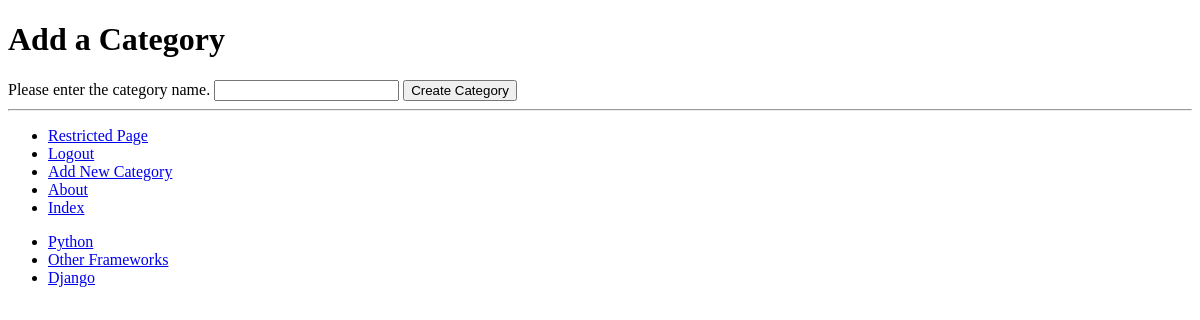
The app's page /rango/add_category/ (signed in), older data.
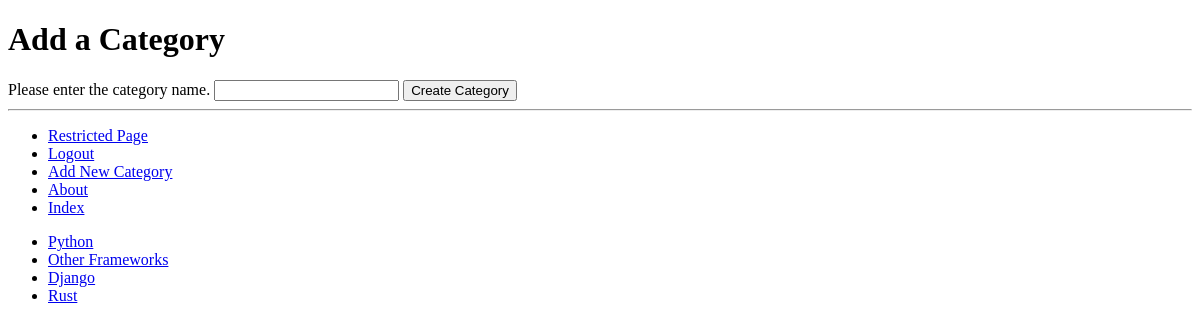
The same page, newer data.
### rango/models.py (models this page shows, shortened)
class Category(models.Model):
    name = models.CharField(max_length=128, unique=True)
    views = models.IntegerField(default=0)
    likes = models.IntegerField(default=0)
    slug = models.SlugField(unique=True)
    class Meta:
        verbose_name_plural ='Categories'

### rango/views.py (the view, shortened to what this page needs)
@login_required
def add_category(request):
    form = CategoryForm()
    return render(request, 'rango/add_category.html', {'form': form })

### rango/forms.py
class CategoryForm(forms.ModelForm):
    name = forms.CharField(max_length=128, help_text="Please enter the category name.")
    views = forms.IntegerField(widget=forms.HiddenInput(), initial=0)
    likes = forms.IntegerField(widget=forms.HiddenInput(), initial=0)
    slug = forms.CharField(widget=forms.HiddenInput(), required = False)
    class Meta:
        model = Category
        fields = ('name',)

### rango/templatetags/rango_template_tags.py (called while the page is built)
@register.inclusion_tag('rango/cats.html')
def get_category_list(cat=None):
    return {'cats': Category.objects.all(), 'act_cat': cat}

### templates/rango/add_category.html (shortened to what this page needs)
{% extends 'rango/base.html' %}
{% load staticfiles %}
{%block body_block %}
	<h1>Add a Category</h1>
		<div>
			<form id="category_form" method="post" action="{% url 'add_category' %}">
				{% for field in form.visible_fields %}
					{{ field.help_text }}
					{{ field }}
				{% endfor %}
			<input type="submit" name="submit" value="Create Category" />
			</form>
		</div>
{% endblock %}

### templates/rango/cats.html
<ul>
	{% if cats %}
		{% for c in cats %}
			{% if c == act_cat %}
				<li>
					<strong>
						<a href="{% url 'show_category' c.slug %}">{{ c.name }}</a>
					</strong>
				</li>
			{% else %}
				<li>
					<a href="{% url 'show_category' c.slug %}">{{ c.name }}</a>
				</li>
			{% endif %}
		{% endfor %}
	{% else %}
		<li><strong>There are no categories present</strong></li>
	{% endif %}
</ul>

Row changes from the older to the newer data that the page shows:
added Category: name "Rust"
